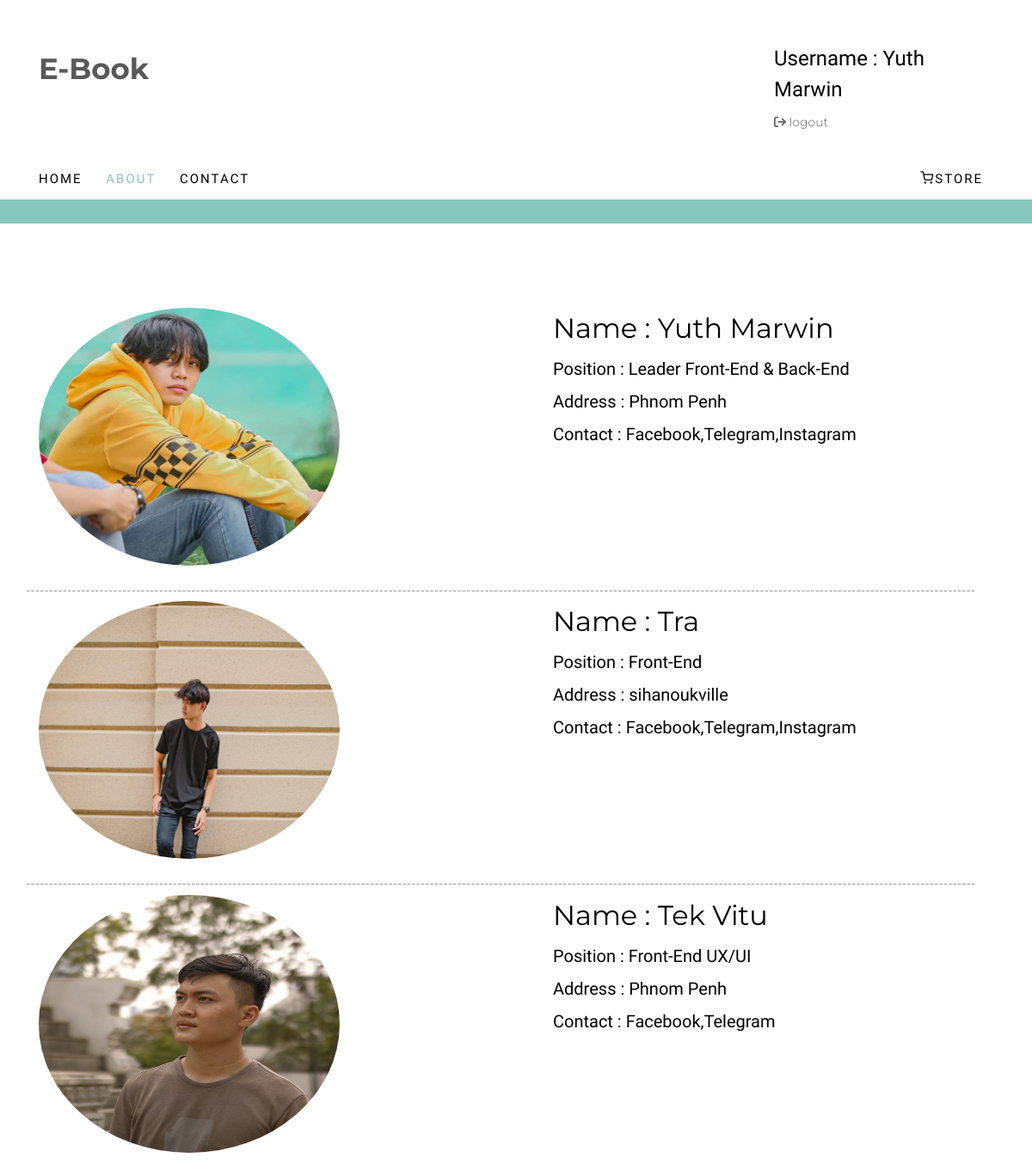
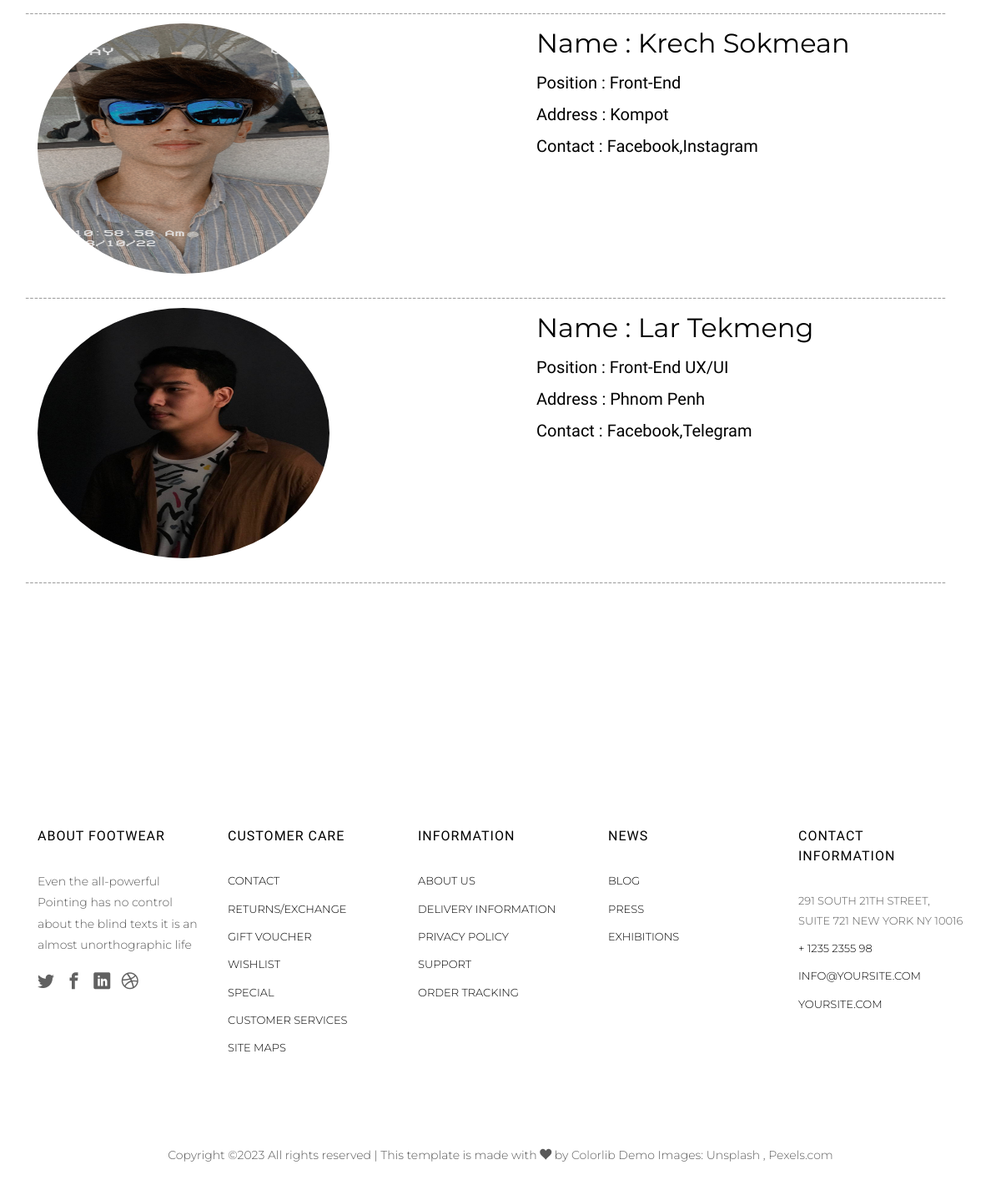
Screenshot of /Client/index.php?p=about.php (signed in) with the database file from the repository (2 pictures, top to bottom).
### tables this page shows
CREATE TABLE IF NOT EXISTS `tbl_users` (
  `id` int NOT NULL AUTO_INCREMENT,
  `email` varchar(255) NOT NULL,
  `username` varchar(255) NOT NULL,
  `password` varchar(255) NOT NULL,
  PRIMARY KEY (`id`)
);

CREATE TABLE IF NOT EXISTS `tbl_member` (
  `id` int NOT NULL AUTO_INCREMENT,
  `name` varchar(255) NOT NULL,
  `position` varchar(255) NOT NULL,
  `address` varchar(255) NOT NULL,
  `Contact` varchar(255) NOT NULL,
  `img` varchar(255) NOT NULL,
  `ordernum` int NOT NULL,
  PRIMARY KEY (`id`)
);

### Client/about.php (the view)
<?php
$sql = "SELECT * FROM tbl_member ORDER BY ordernum ASC";
$result = mysqli_query($connect,$sql);
?>
<div class="colorlib-about">
	<div class="container">
		<div class="row row-pb-lg">
			<?php
				while($row = mysqli_fetch_array($result))
				{
			?>
			<div class="col-sm-6 mb-3">
			<img src="images/Member/<?=$row['img']?>" alt="" style="width:350px; height:300px; border-radius:50%;">
			</div>
			<div class="col-sm-6">
				<div class="about-wrap">
					<h2>Name : <?=$row['name']?></h2>
					<h5>Position : <?=$row['position']?></h5>
					<h5>Address : <?=$row['address']?></h5>
					<h5>Contact : <?=$row['Contact']?></h5>
				</div>
			</div>
			<div>---------------------------------------------------------------------------------------------------------------------------------------------------------------------------------------------------------------</div>
			<?php
				}
			?>
		</div>
	</div>
</div>

### Client/include/navbar.php (shortened to what this page needs)
<div class="top-menu">
				<div class="container">
					<div class="row">
						<div class="col-sm-7 col-md-9">
							<div id="colorlib-logo"><a href="index.html">E-Book</a></div>
						</div>
						<div class="col-sm-5 col-md-3">
			            <form action="#" class="search-wrap">
			               <div class="form-group">
			                  <h4>Username : <?=$row['username']?></h4>
                                <a href="include/outlog.php">
                                <span> <i class="fa fa-sign-out"></i> logout</span>
                                </a>
			               </div>
			            </form>
			         </div>
		         </div>
					<div class="row">
						<div class="col-sm-12 text-left menu-1">
							<ul>
								<li class="<?=$page=="home.php"?"active":""?>"><a href="index.php">Home</a></li>
								<li class="<?=$page=="about.php"?"active":""?>"><a href="index.php?p=about.php">About</a></li>
								<li class="<?=$page=="contact.php"?"active":""?>"><a href="index.php?p=contact.php">Contact</a></li>
								<li class="cart <?=$page=="cart.php"?"active":""?>"><a href="index.php?p=cart.php"><i class="icon-shopping-cart"></i>Store</a></li>
							</ul>
						</div>
					</div>
				</div>
			</div>
			<div class="sale">
			</div>

### Client/css/icomoon.css (style rules this page uses)
[class^="icon-"], [class*=" icon-"] { font-family: 'icomoon' !important; speak: none; font-style: normal; font-weight: normal; font-variant: normal; text-transform: none; line-height: 1; -webkit-font-smoothing: antialiased; -moz-osx-font-smoothing: grayscale; }
.icon-shopping-cart:before { content: "\e9c8"; }

### rows the page displays
tbl_users: username "Yuth Marwin"
tbl_member: img (picture), name "Yuth Marwin", position "Leader Front-End & Back-End", address "Phnom Penh", Contact "Facebook,Telegram,Instagram"
tbl_member: img (picture), name "Tra", position "Front-End", address "sihanoukville", Contact "Facebook,Telegram,Instagram"
tbl_member: img (picture), name "Tek Vitu", position "Front-End UX/UI", address "Phnom Penh", Contact "Facebook,Telegram"
tbl_member: img (picture), name "Krech Sokmean", position "Front-End", address "Kompot", Contact "Facebook,Instagram"
tbl_member: img (picture), name "Lar Tekmeng", position "Front-End UX/UI", address "Phnom Penh", Contact "Facebook,Telegram"
